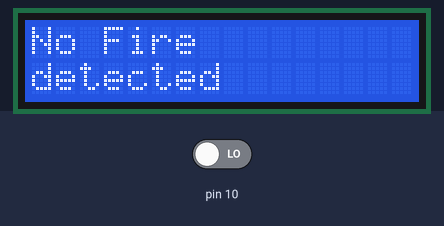
A sketch run on a simulated Arduino Uno, built with avr-gcc and run on an emulated ATmega328P. Shown: 16×2 character LCD. The inputs (shaded band) are chosen by the test bench; at power-on: pin 10 LOW.

Above: at 4.2 s.
4.3 s: pin 10 driven HIGH
At 5.5 s:
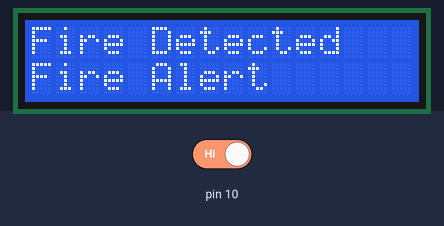
6.6 s: pin 10 driven LOW
At 7.5 s:
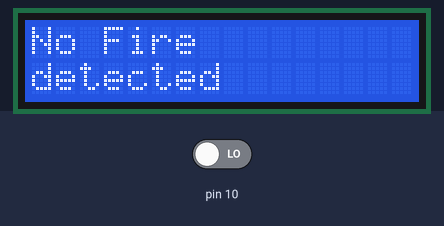
Timing chart, 0 to 9.6 s (numbered marks = the images above; inputs shaded):
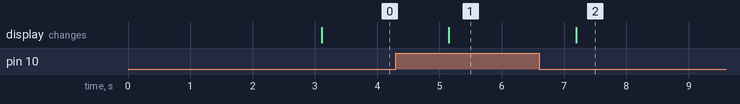

Measured:
- after the input at 4.3 s, the display: changes after 0.85 s (image 1)
- after the input at 6.6 s, the display: changes after 0.60 s (image 2)

The sketch:

fire_sensor.ino
```cpp
#include <Wire.h>
#include <LiquidCrystal_I2C.h>

LiquidCrystal_I2C lcd(0*27,16,2);
int fire_sensor = 10;

void setup() {

  pinMode(10,INPUT);
  lcd.init();
  lcd.backlight();
  lcd.setCursor(0,0);
  lcd.print("Fire Sensor");
  lcd.setCursor(0,1);
  lcd.print("is Activated");
  delay(3000);
  lcd.clear();

}

void loop() {

  int fire = digitalRead(10);

  if (fire == HIGH){

    lcd.clear();
    lcd.setCursor(0,0);
    lcd.print("Fire Detected");
    lcd.setCursor(0,1);
    lcd.print("Fire Alert");
    delay(1000);

  }
  else {

    lcd.clear();
    lcd.setCursor(0,0);
    lcd.print("No Fire");
    lcd.setCursor(0,1);
    lcd.print("detected");
    delay(1000);
  }

}
```
